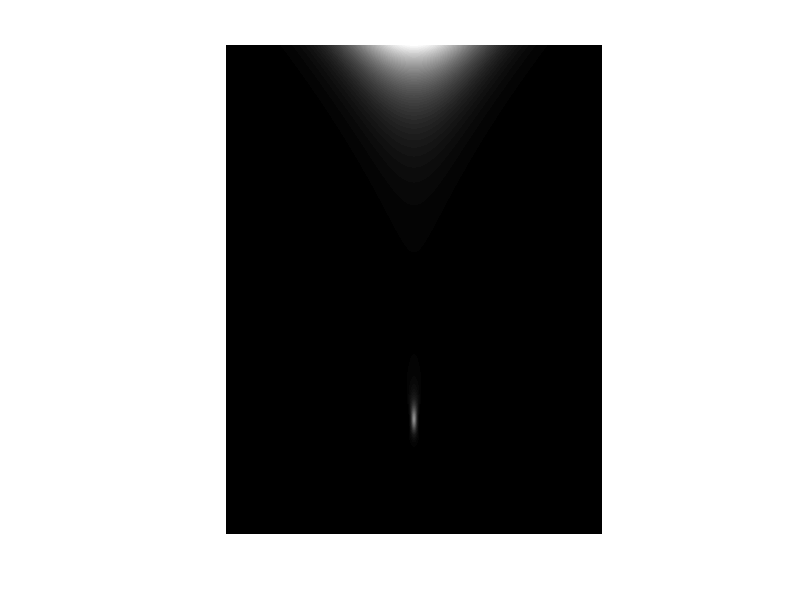

Write the MATLAB code that produced this figure. (Note: this script raises an error after producing the figure.)
clc;
clear;
close all;
 
wavelength_2P = 0.92; % The two-photon excitation wavelength is set to 920 nm.
wavelength_3P = 1.3; % The three-photon excitation wavelength is set to 1300 nm.
le_2P = 150; % The effective attenuation length at 920 nm is set at 150 μm.
le_3P = 300; % The effective attenuation length at 1300 nm is set at 300 μm.
w0 = 3.5; % The beam waist is set to 3.5 μm.
r = linspace(-120,120,4001); % The length of the canvas is 240 μm.
z = linspace(-1000,300,5204); % The width of the canvas is 1300 μm.

P0 = 1; % Set the excitation power at the surface.
P_z_2P = P0*exp(-z/le_2P); % Calculate the power at different depths under two-photon excitation.
P_z_3P = P0*exp(-z/le_3P); % Calculate the power at different depths under three-photon excitation.
z_r_2P = pi*w0^2/wavelength_2P; % Calculate Rayleigh length.
w_z_2P = w0*sqrt(1+(z/z_r_2P).^2); % Calculate the beam radius at different depths.
I_z_2P = zeros(length(z),length(r)); % Set excitation intensity matrix under two-photon excitation.
for i = 1:length(z)
    I_z_2P(i,:) = (2*P_z_2P(i)./(pi.*w_z_2P(i).^2)).*exp(-2*r.^2./w_z_2P(i).^2);
end % Calculate excitation intensity matrix under two-photon excitation.
fluorescence_2P = I_z_2P.^2;% Calculate signal intensity matrix under two-photon excitation.
fluorescence_2P = (fluorescence_2P-min(min(fluorescence_2P)))/(max(max(fluorescence_2P))-min(min(fluorescence_2P)));
% The fluorescence intensity profiles under two-photon excitation are normalized.
figure,imshow(fluorescence_2P,[]);
colormap('turbo');
caxis([0 1]); % Set the range of caxis and adjust the relationship between color mapping and data values.

%%% Set the vertical axis.
ax = gca;
ax.Visible = 'on';
ax.YTick = [800,1600,2400,3200,4000,4800];
ax.YTickLabel = {'200','400','600','800','1000',''};
ylabel('Depth (μm）');
ax.XTick = [];
ax.XTickLabel = {};

h1=legend('');
set(h1,'box','off');
set(gca,'Box','off');
set(gca,'tickdir','out');
set(gca,'FontSize',12);

fluorescence_2P_sum = sum(fluorescence_2P,2); % Calculate the sum of fluorescence intensity at each depth.
signal = sum(fluorescence_2P_sum(3500:4500)); % Calculate the signal intensity of the focus.
SBR_2P = []; % Construct the signal-to-noise ratio matrix.
depth_2P = []; % Construct the depth matrix.

for i = 1:850
    depth_2P(i) = 150+i;
    start_number = 4001-depth_2P(i)*4;
    background = sum(fluorescence_2P_sum(start_number:3500));
    SBR_2P(i) = signal/background; % Calculate the signal-to-noise ratio.
end

z_r_3P = pi*w0^2/wavelength_3P; % Calculate Rayleigh length.
w_z_3P = w0*sqrt(1+(z/z_r_3P).^2); % Calculate the beam radius at different depths.
I_z_3P = zeros(length(z),length(r)); % Set excitation intensity matrix under three-photon excitation.
for i = 1:length(z)
    I_z_3P(i,:) = (2*P_z_3P(i)./(pi.*w_z_3P(i).^2)).*exp(-2*r.^2./w_z_3P(i).^2);
end % Calculate excitation intensity matrix under three-photon excitation.
fluorescence_3P = I_z_3P.^3; % Calculate signal intensity matrix under three-photon excitation.
fluorescence_3P = (fluorescence_3P-min(min(fluorescence_3P)))/(max(max(fluorescence_3P))-min(min(fluorescence_3P)));
% The fluorescence intensity profiles under three-photon excitation are normalized.
figure,imshow(fluorescence_3P,[]);
colormap('turbo');
caxis([0 1]);
%%% Set the vertical axis.
ax = gca;
ax.Visible = 'on';
ax.YTick = [800,1600,2400,3200,4000,4800];
ax.YTickLabel = {'200','400','600','800','1000',''};
ylabel('Depth (μm）');
ax.XTick = [];
ax.XTickLabel = {};

h1=legend('');
set(h1,'box','off');
set(gca,'Box','off');
set(gca,'tickdir','out');
set(gca,'FontSize',12);
figure

fluorescence_3P_sum = sum(fluorescence_3P,2); % Calculate the sum of fluorescence intensity at each depth.
signal = sum(fluorescence_3P_sum(3500:4500)); % Calculate the signal intensity of the focus.
SBR_3P = []; % Construct the signal-to-noise ratio matrix.
depth_3P = []; % Construct the depth matrix.

for i = 1:850
    depth_3P(i) = 150+i;
    start_number = 4001-depth_3P(i)*4;
    background = sum(fluorescence_3P_sum(start_number:3500));
    SBR_3P(i) = signal/background; % Calculate the signal-to-noise ratio.
end
SBR_3P = 10*log(SBR_3P);
SBR_2P = 10*log(SBR_2P);
plot(depth_2P,SBR_2P,'LineWidth',1.5);
hold on
plot(depth_3P,SBR_3P,'LineWidth',1.5);
ylabel('Signal-to-background ratio (dB)');
h1=legend('Two-photon','Three-photon');
xlabel('Depth (μm)');
set(h1,'box','off');
set(gca,'Box','off');
set(gca,'tickdir','out');
set(gca,'FontName','Arial','FontSize',12);
xlim([150 1000]);
